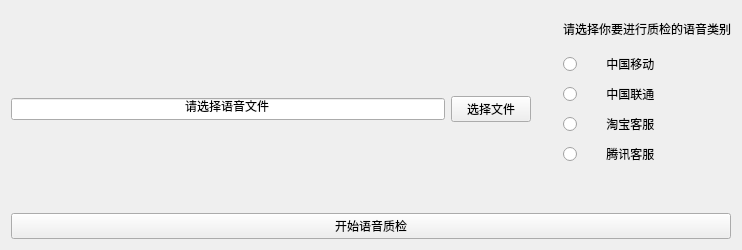
<?xml version="1.0" encoding="UTF-8"?>
<ui version="4.0">
 <class>form</class>
 <widget class="QWidget" name="form">
  <property name="geometry">
   <rect>
    <x>0</x>
    <y>0</y>
    <width>742</width>
    <height>250</height>
   </rect>
  </property>
  <property name="windowTitle">
   <string>315语音质检</string>
  </property>
  <layout class="QHBoxLayout" name="horizontalLayout_3">
   <item>
    <layout class="QHBoxLayout" name="horizontalLayout_2">
     <item>
      <layout class="QVBoxLayout" name="verticalLayout_2">
       <item>
        <layout class="QHBoxLayout" name="horizontalLayout">
         <item>
          <widget class="QLineEdit" name="filepath">
           <property name="toolTip">
            <string>文件目录</string>
           </property>
           <property name="inputMask">
            <string extracomment="请选择语音文件"/>
           </property>
           <property name="text">
            <string>请选择语音文件</string>
           </property>
           <property name="alignment">
            <set>Qt::AlignCenter</set>
           </property>
          </widget>
         </item>
         <item alignment="Qt::AlignHCenter">
          <widget class="QPushButton" name="select_file">
           <property name="toolTip">
            <string>点击选择文件</string>
           </property>
           <property name="text">
            <string>选择文件</string>
           </property>
           <property name="autoDefault">
            <bool>false</bool>
           </property>
           <property name="default">
            <bool>false</bool>
           </property>
          </widget>
         </item>
         <item>
          <widget class="QLabel" name="label_4">
           <property name="text">
            <string/>
           </property>
          </widget>
         </item>
         <item>
          <widget class="QLabel" name="label_3">
           <property name="text">
            <string/>
           </property>
          </widget>
         </item>
         <item>
          <layout class="QVBoxLayout" name="verticalLayout">
           <item>
            <widget class="QLabel" name="label">
             <property name="layoutDirection">
              <enum>Qt::LeftToRight</enum>
             </property>
             <property name="text">
              <string>请选择你要进行质检的语音类别</string>
             </property>
            </widget>
           </item>
           <item>
            <widget class="QRadioButton" name="zgyd">
             <property name="toolTip">
              <string>中国移动语音质检</string>
             </property>
             <property name="layoutDirection">
              <enum>Qt::LeftToRight</enum>
             </property>
             <property name="text">
              <string>       中国移动</string>
             </property>
            </widget>
           </item>
           <item>
            <widget class="QRadioButton" name="zglt">
             <property name="toolTip">
              <string>中国联通语音质检</string>
             </property>
             <property name="text">
              <string>       中国联通</string>
             </property>
            </widget>
           </item>
           <item>
            <widget class="QRadioButton" name="tbkf">
             <property name="toolTip">
              <string>淘宝客服语音质检</string>
             </property>
             <property name="text">
              <string>       淘宝客服</string>
             </property>
            </widget>
           </item>
           <item>
            <widget class="QRadioButton" name="txkf">
             <property name="toolTip">
              <string>腾讯客服语音质检</string>
             </property>
             <property name="text">
              <string>       腾讯客服</string>
             </property>
            </widget>
           </item>
           <item>
            <widget class="QLabel" name="label_2">
             <property name="text">
              <string/>
             </property>
            </widget>
           </item>
          </layout>
         </item>
        </layout>
       </item>
       <item>
        <widget class="QPushButton" name="start">
         <property name="baseSize">
          <size>
           <width>0</width>
           <height>34</height>
          </size>
         </property>
         <property name="toolTip">
          <string>点击开始语音质检</string>
         </property>
         <property name="text">
          <string>开始语音质检</string>
         </property>
        </widget>
       </item>
      </layout>
     </item>
    </layout>
   </item>
  </layout>
 </widget>
 <resources/>
 <connections/>
</ui>
